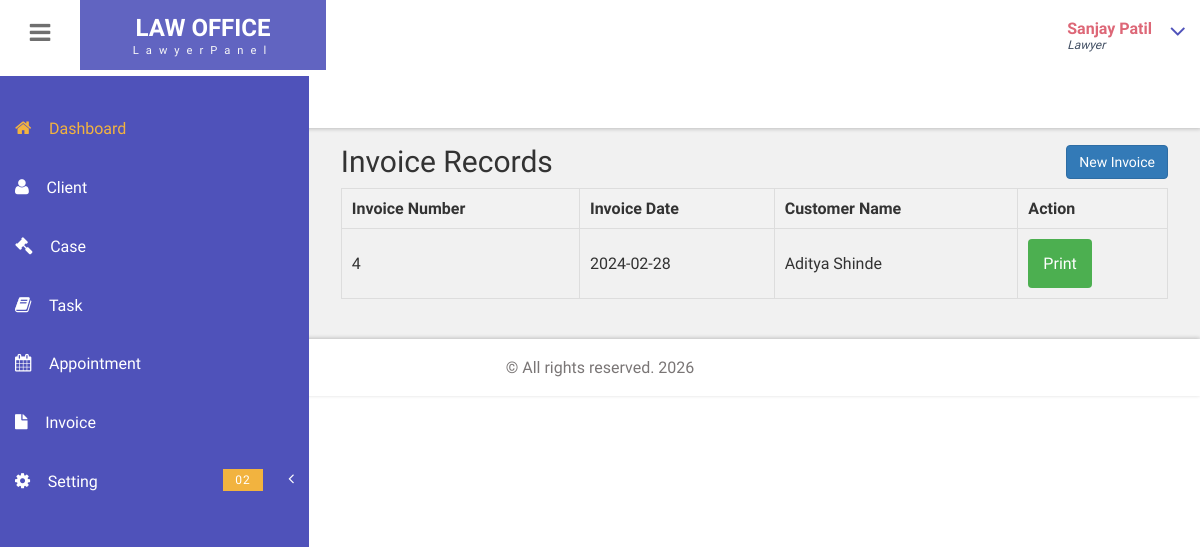
Before: /lawyermanagementsystem/LawyerAdmin/invoice.php (signed in) with the older database file.
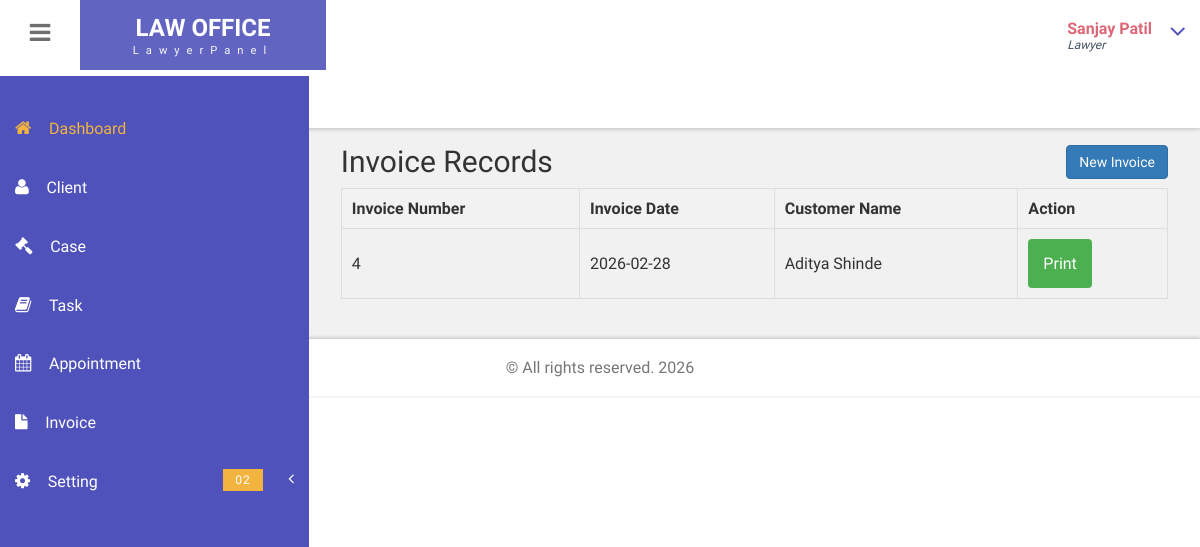
After: the same page with the newer database file.
### tables this page shows
CREATE TABLE `invoices` (
  `invoiceno` int(11) NOT NULL,
  `invoicedate` date NOT NULL,
  `cname` varchar(255) NOT NULL,
  `caddress` varchar(255) NOT NULL,
  `ccity` varchar(100) NOT NULL,
  `s1name` varchar(255) NOT NULL,
  `s1price` decimal(10,2) NOT NULL,
  `s2name` varchar(255) NOT NULL,
  `s2price` decimal(10,2) NOT NULL,
  `shipdescription` varchar(255) NOT NULL,
  `shipamount` decimal(10,2) NOT NULL,
  `tdescription` varchar(255) NOT NULL,
  `tamount` decimal(10,2) NOT NULL,
  `total` decimal(10,2) NOT NULL,
  `lawyer_id` varchar(20) NOT NULL
);

### lawyermanagementsystem/LawyerAdmin/invoice.php (the view, shortened to what this page needs)
<?php
$mysqli = new mysqli(getenv("DB_HOST") ?: "localhost", getenv("DB_USER") ?: "root", getenv("DB_PASS") ?: "", getenv("DB_NAME") ?: "lawyermanagement", (int)(getenv("DB_PORT") ?: 3306));
function lawyermanagement()
{
    global $mysqli;
    $records = array();
    $query = "SELECT invoiceno, invoicedate, cname FROM invoices WHERE lawyer_id = '".$_SESSION['lawyer_id']."'";
    $result = $mysqli->query($query);
    if ($result) {
        while ($row = $result->fetch_assoc()) {
            $records[] = $row;
        }
    }
    return $records;
}
?>
<!DOCTYPE HTML>
<html>
<head>
	<link href="css/bootstrap.css" rel='stylesheet' type='text/css' />
	<link href="css/style.css" rel='stylesheet' type='text/css' />
	<link href="css/font-awesome.css" rel="stylesheet">
	<link href="css/animate.css" rel="stylesheet" type="text/css" media="all">
	<link rel="stylesheet" href="css/clndr.css" type="text/css" />
	d
	<link href="css/custom.css" rel="stylesheet">
</head>
<body class="cbp-spmenu-push">
	<div class="main-content">
		<div class=" sidebar" role="navigation">
			<div class="navbar-collapse">
				<nav class="cbp-spmenu cbp-spmenu-vertical cbp-spmenu-left" id="cbp-spmenu-s1">
					<ul class="nav" id="side-menu">
						<li>
							<a href="index.php" class="active"><i class="fa fa-home nav_icon"></i>Dashboard</a>
						</li>
						<li>
							<a href="client.php"><i class="fa fa-user nav_icon"></i>Client </a>
						</li>
						<li>
							<a href="case.php"><i class="fa fa-gavel nav_icon"></i>Case </a>
						</li>
						<li>
							<a href="task.php"><i class="fa fa-book nav_icon"></i>Task </a>
						</li>
						<li>
							<a href="lawyer_booking.php"><i class="fa fa-calendar nav_icon"></i>Appointment </a>
						</li>
						<li>
							<a href="invoice.php"><i class="fa fa-file nav_icon"></i>Invoice </a>
						</li>
						<li>
							<a href="#"><i class="fa fa-cog nav_icon"></i>Setting<span
									class="nav-badge-btm">02</span><span class="fa arrow"></span></a>
						</li>
				</nav>
			</div>
		</div>
		<div class="sticky-header header-section ">
			<div class="header-left">
				<button id="showLeftPush"><i class="fa fa-bars"></i></button>
				<div class="logo">
					<a href="index.html">
						<h1>LAW OFFICE</h1>
						<span>LawyerPanel</span>
					</a>
				</div>
				<div class="search-box">
					<form class="input">
						<label class="input__label" for="input-31">
						</label>
					</form>
				</div>
			</div>
			<div class="header-right">
				<div class="profile_details">
					<ul>
						<li class="dropdown profile_details_drop">
							<a href="#" class="dropdown-toggle" data-toggle="dropdown" aria-expanded="false">
								<div class="profile_img">
									<div class="user-name">
									<p><?php echo $_SESSION['first_Name']; ?>
									<?php echo $_SESSION['last_Name']; ?></p>
										<span>Lawyer</span>
									</div>
									<i class="fa fa-angle-down lnr"></i>
									<div class="clearfix"></div>
								</div>
							</a>
						</li>
					</ul>
				</div>
				<div class="clearfix"> </div>
			</div>
			<div class="clearfix"> </div>
		</div>
		<div id="page-wrapper">
			<div class="existing-records">
				<div style="text-align: right; margin-bottom: 10px;">
					<a href="addinvoice.php" class="btn btn-primary pull-right">New Invoice</a>
				</div>
				<h2>Invoice Records</h2>
				<table>
				<thead>
    <tr>
        <th>Invoice Number</th>
        <th>Invoice Date</th>
        <th>Customer Name</th>
        <th>Action</th>
    </tr>
</thead>
<tbody>
    <?php
    $records = lawyermanagement();
    if ($records) {
        foreach ($records as $record) {
            echo "<tr>";
            echo "<td>" . (isset($record['invoiceno']) ? $record['invoiceno'] : '') . "</td>";
            echo "<td>" . (isset($record['invoicedate']) ? $record['invoicedate'] : '') . "</td>";
            echo "<td>" . (isset($record['cname']) ? $record['cname'] : '') . "</td>";
			echo "<td><button onclick=\"printInvoice('" . $record['invoiceno'] . "')\">Print</button></td>";
			echo "</tr>";
        }
    } else {
        echo "<tr><td colspan='4'>No records found</td></tr>";
    }
    ?>
</tbody>
				</table>
			</div>
		</div>
		<div class="footer">
			<p>&copy; All rights reserved. 2026</p>
		</div>
	</div>
</body>
</html>

Changed rows visible on the page:
changed invoices "Aditya Shinde": invoicedate "2024-02-28" → "2026-02-28"
